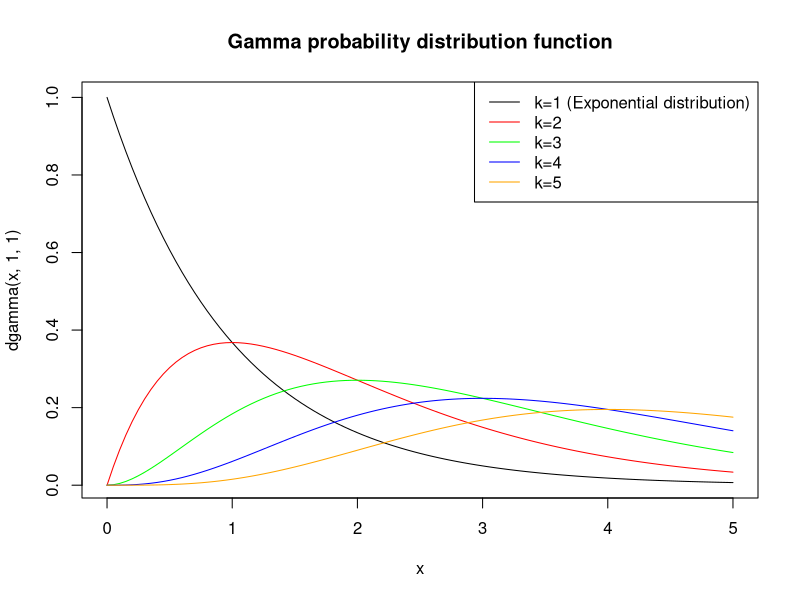

This figure's R source:
#plot the curve of the density fucntion of dgamma and passin in x  , the (moment of gamma distribution) shape of 1 of the curve and the rate that is  1 and the x axis values from 0 to 5
curve( dgamma(x,1,1), xlim=c(0,5) )
#plot the curve of the density fucntion of dgamma and passin in x  , the (moment of gamma distribution) shape of 2 of  the curve and the rate that is  1 and the x axis values from 0 to 5
curve( dgamma(x,2,1), add=T, col='red' )
#plot the curve of the density fucntion of dgamma and passin in x  , the (moment of gamma distribution)shape of 3 of the curve and the rate that is  1 and the x axis values from 0 to 5
curve( dgamma(x,3,1), add=T, col='green' )
#plot the curve of the density fucntion of dgamma and passin in x  , the (moment of gamma distribution) shape of 4 of the curve and the rate that is  1 and the x axis values from 0 to 5
curve( dgamma(x,4,1), add=T, col='blue' )
#plot the curve of the density fucntion of dgamma and passin in x  , the (moment of gamma distribution) shape of 5 of the curve and the rate that is  1 and the x axis values from 0 to 5
curve( dgamma(x,5,1), add=T, col='orange' )
# we give the plot a title of Gamma probability distribution function
title(main="Gamma probability distribution function")
# we add a legend to the plot so to have some discription of the about the plot 
legend(par('usr')[2], par('usr')[4], xjust=1,
       c('k=1 (Exponential distribution)', 'k=2', 'k=3', 'k=4', 'k=5'),
       lwd=1, lty=1,
       col=c(par('fg'), 'red', 'green', 'blue', 'orange') ) 
